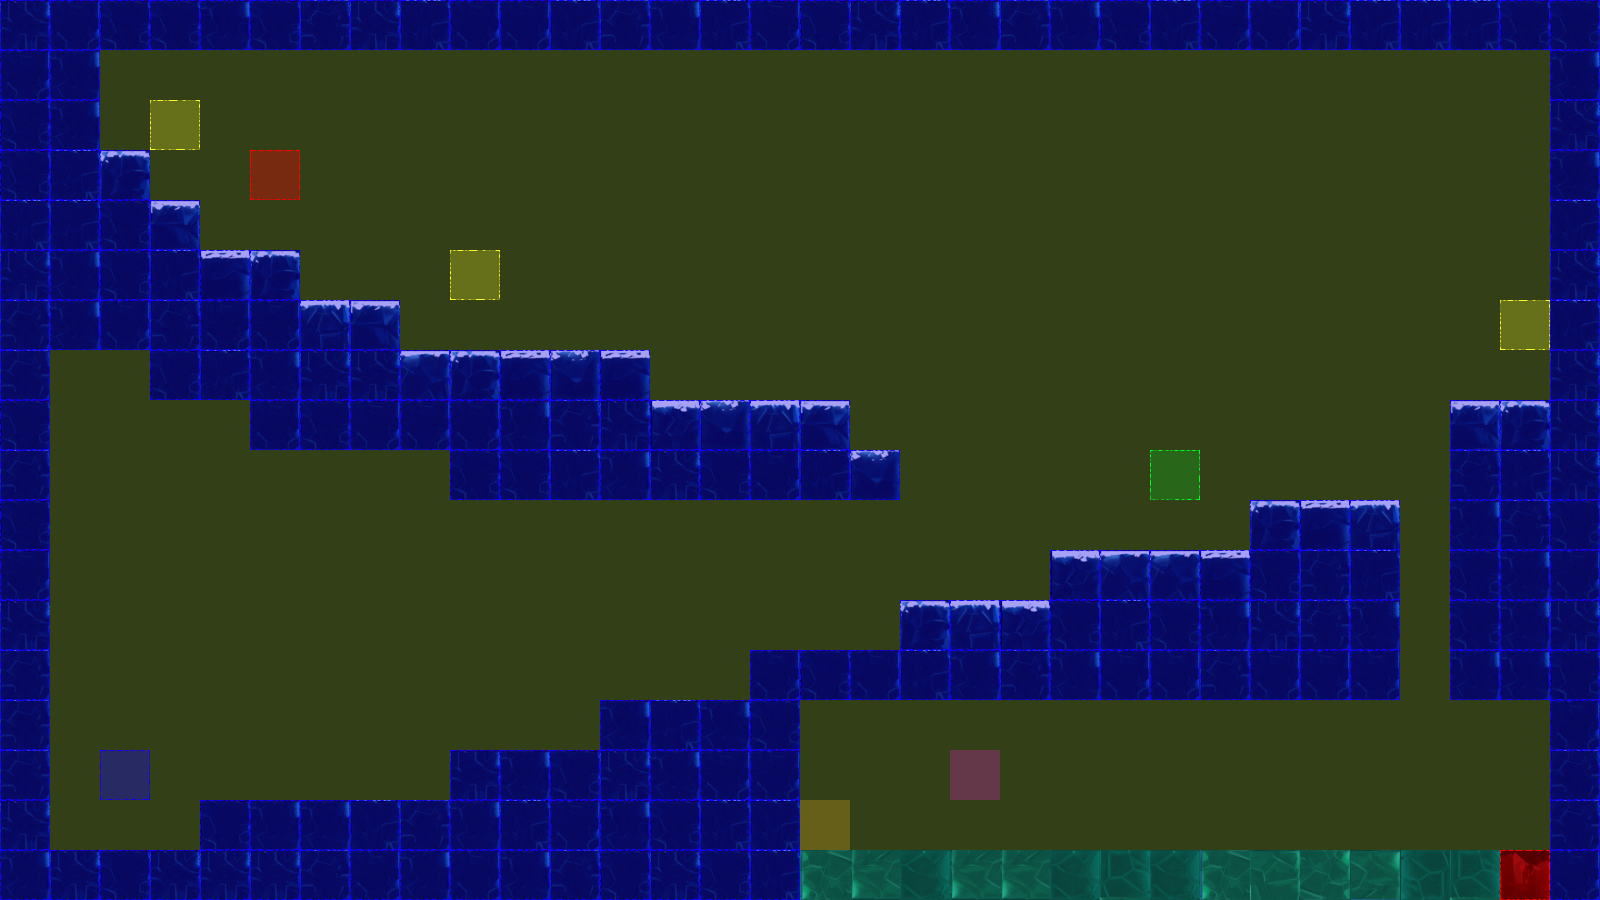

Rendered tile map (Tiled .tmx) drawn with the repository's tilesets; below, a short description and the map source with its tile grids summarised:
An orthogonal 32x18 tile map with 50x50 px tiles, 3 tile layers (terrain, collision, event), 2 tilesets.

<map version="1.0" orientation="orthogonal" renderorder="left-up" width="32" height="18" tilewidth="50" tileheight="50" nextobjectid="3">
 <tileset firstgid="1" name="frozenPlainsTile" tilewidth="50" tileheight="50" tilecount="50" columns="10">
  <image source="tiles/iceTile.png" width="500" height="251" />
 </tileset>
 <tileset firstgid="51" name="collisionTile" tilewidth="50" tileheight="50" tilecount="12" columns="3">
  <image source="tiles/collisionTile.png" width="150" height="200" />
 </tileset>
 <layer name="terrain" width="32" height="18">
  <data>[576 cells, 214 non-empty, 22 distinct tile ids]</data>
 </layer>
 <layer name="collision" width="32" height="18">
  <data>[576 cells, 576 non-empty, 4 distinct tile ids]</data>
 </layer>
 <layer name="event" width="32" height="18">
  <data>[576 cells, 8 non-empty, 6 distinct tile ids]</data>
 </layer>
</map>
